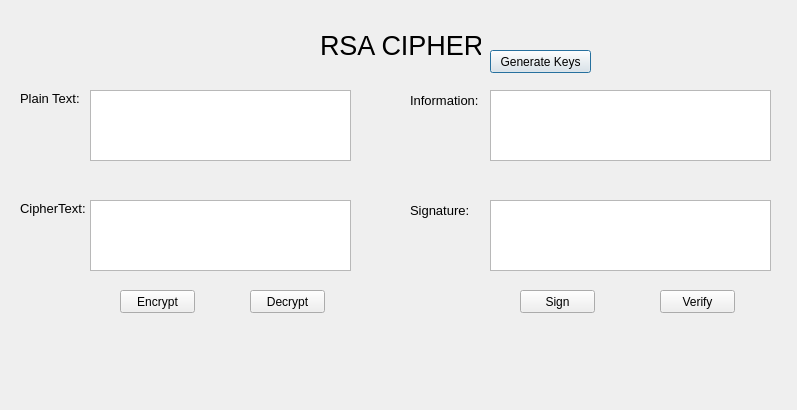
<?xml version="1.0" encoding="UTF-8"?>
<ui version="4.0">
 <class>Dialog</class>
 <widget class="QDialog" name="Dialog">
  <property name="geometry">
   <rect>
    <x>0</x>
    <y>0</y>
    <width>797</width>
    <height>410</height>
   </rect>
  </property>
  <property name="windowTitle">
   <string>Dialog</string>
  </property>
  <widget class="QLabel" name="label">
   <property name="geometry">
    <rect>
     <x>320</x>
     <y>30</y>
     <width>161</width>
     <height>31</height>
    </rect>
   </property>
   <property name="font">
    <font>
     <pointsize>20</pointsize>
    </font>
   </property>
   <property name="text">
    <string>RSA CIPHER</string>
   </property>
  </widget>
  <widget class="QLabel" name="label_2">
   <property name="geometry">
    <rect>
     <x>20</x>
     <y>90</y>
     <width>61</width>
     <height>16</height>
    </rect>
   </property>
   <property name="font">
    <font>
     <pointsize>10</pointsize>
    </font>
   </property>
   <property name="text">
    <string>Plain Text:</string>
   </property>
  </widget>
  <widget class="QLabel" name="label_3">
   <property name="geometry">
    <rect>
     <x>20</x>
     <y>200</y>
     <width>71</width>
     <height>16</height>
    </rect>
   </property>
   <property name="font">
    <font>
     <pointsize>10</pointsize>
    </font>
   </property>
   <property name="text">
    <string>CipherText:</string>
   </property>
  </widget>
  <widget class="QLabel" name="label_4">
   <property name="geometry">
    <rect>
     <x>410</x>
     <y>90</y>
     <width>71</width>
     <height>20</height>
    </rect>
   </property>
   <property name="font">
    <font>
     <pointsize>10</pointsize>
    </font>
   </property>
   <property name="text">
    <string>Information:</string>
   </property>
  </widget>
  <widget class="QLabel" name="label_5">
   <property name="geometry">
    <rect>
     <x>410</x>
     <y>200</y>
     <width>61</width>
     <height>20</height>
    </rect>
   </property>
   <property name="font">
    <font>
     <pointsize>10</pointsize>
    </font>
   </property>
   <property name="text">
    <string>Signature:</string>
   </property>
  </widget>
  <widget class="QTextBrowser" name="textBrowser">
   <property name="geometry">
    <rect>
     <x>90</x>
     <y>90</y>
     <width>261</width>
     <height>71</height>
    </rect>
   </property>
  </widget>
  <widget class="QTextBrowser" name="textBrowser_2">
   <property name="geometry">
    <rect>
     <x>90</x>
     <y>200</y>
     <width>261</width>
     <height>71</height>
    </rect>
   </property>
  </widget>
  <widget class="QTextBrowser" name="textBrowser_3">
   <property name="geometry">
    <rect>
     <x>490</x>
     <y>90</y>
     <width>281</width>
     <height>71</height>
    </rect>
   </property>
  </widget>
  <widget class="QTextBrowser" name="textBrowser_4">
   <property name="geometry">
    <rect>
     <x>490</x>
     <y>200</y>
     <width>281</width>
     <height>71</height>
    </rect>
   </property>
  </widget>
  <widget class="QPushButton" name="pushButton">
   <property name="geometry">
    <rect>
     <x>490</x>
     <y>50</y>
     <width>101</width>
     <height>23</height>
    </rect>
   </property>
   <property name="text">
    <string>Generate Keys</string>
   </property>
  </widget>
  <widget class="QPushButton" name="pushButton_2">
   <property name="geometry">
    <rect>
     <x>120</x>
     <y>290</y>
     <width>75</width>
     <height>23</height>
    </rect>
   </property>
   <property name="text">
    <string>Encrypt</string>
   </property>
  </widget>
  <widget class="QPushButton" name="pushButton_3">
   <property name="geometry">
    <rect>
     <x>250</x>
     <y>290</y>
     <width>75</width>
     <height>23</height>
    </rect>
   </property>
   <property name="text">
    <string>Decrypt</string>
   </property>
  </widget>
  <widget class="QPushButton" name="pushButton_4">
   <property name="geometry">
    <rect>
     <x>520</x>
     <y>290</y>
     <width>75</width>
     <height>23</height>
    </rect>
   </property>
   <property name="text">
    <string>Sign</string>
   </property>
  </widget>
  <widget class="QPushButton" name="pushButton_5">
   <property name="geometry">
    <rect>
     <x>660</x>
     <y>290</y>
     <width>75</width>
     <height>23</height>
    </rect>
   </property>
   <property name="text">
    <string>Verify</string>
   </property>
  </widget>
 </widget>
 <resources/>
 <connections/>
</ui>
